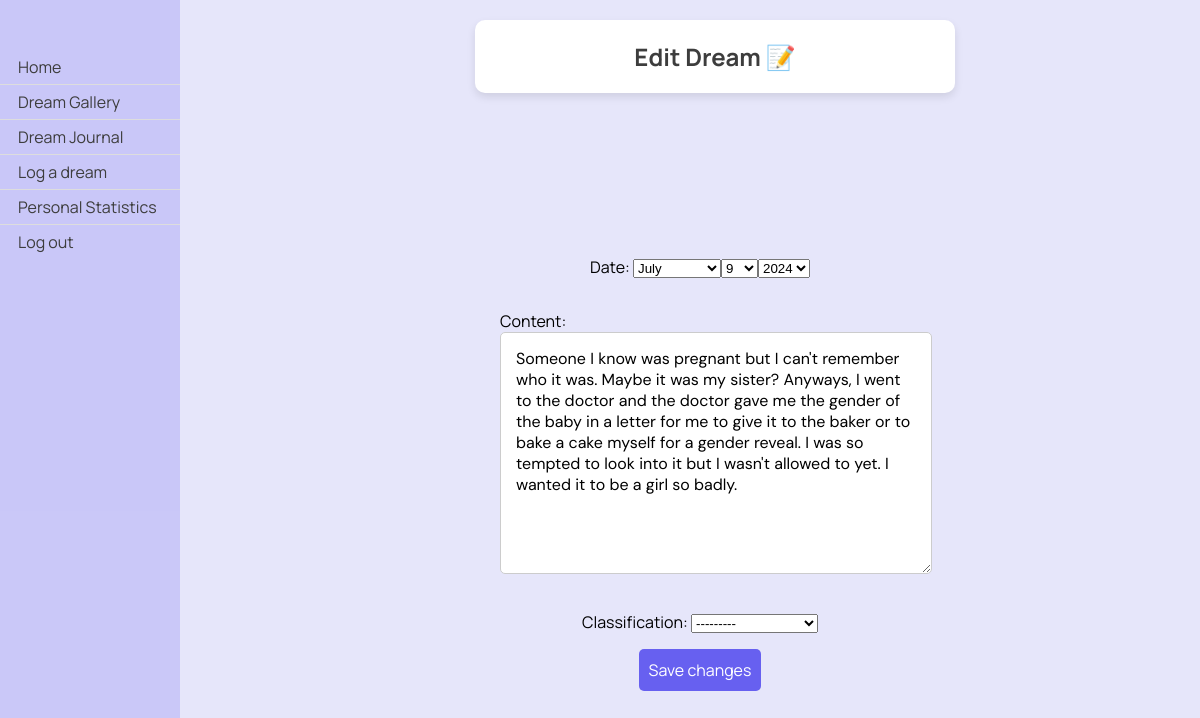
Page /dreams/edit_dream/130/ (signed in) on the earlier database version.
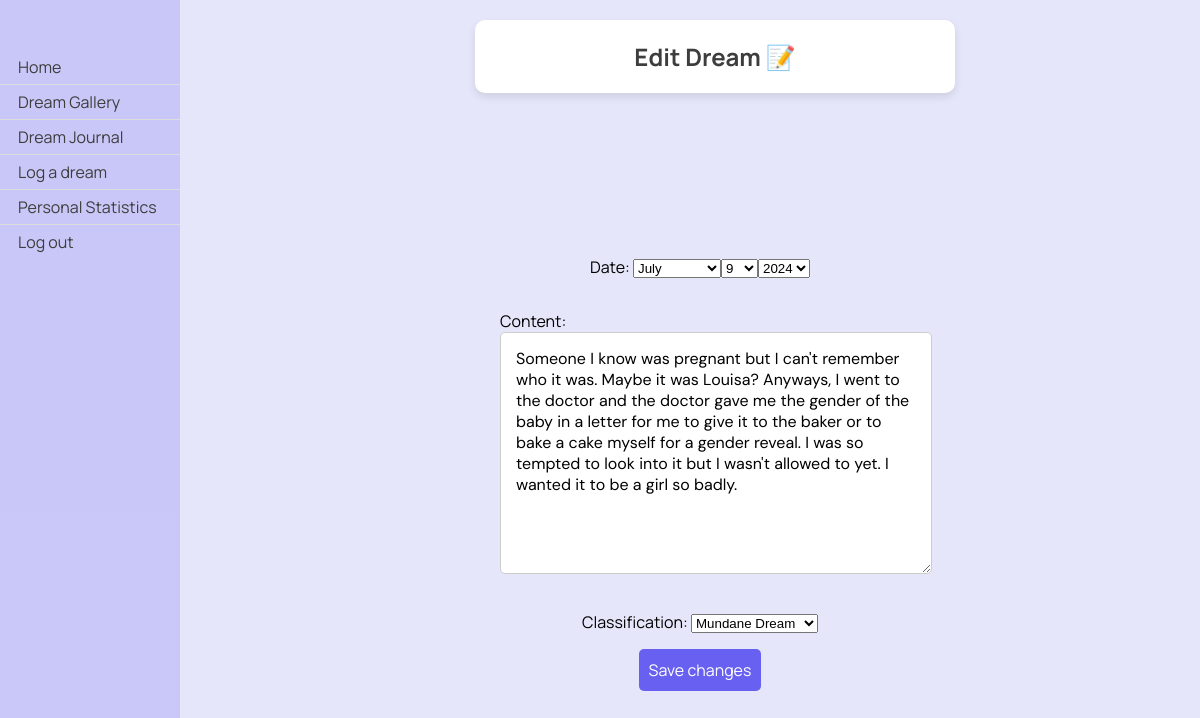
Same page on the later database version.
### dreams/models.py (models this page shows, shortened)
class Dream(models.Model):
    classification_options = [
        ('0', 'Nightmare'),
        ('1', 'Mundane Dream'),
        ('2', 'Lucid Dream'),
        ('3', 'Existential Dream'),
    ]
    user = models.ForeignKey(User, on_delete=models.CASCADE)
    date = models.DateField()
    time = models.TimeField(default=timezone.now)
    content = models.TextField()
    shared = models.BooleanField(default=False)
    anon = models.BooleanField(default=False)
    processed = models.BooleanField(default=False)
    is_favorite = models.BooleanField(default=False)
    keywords = models.JSONField(default=list, blank=True)
    classification = models.CharField(max_length=1, choices=classification_options, blank=True, null=True, default='')
    characters = models.JSONField(default=list, blank=True)
    places = models.JSONField(default=list, blank=True)
    emotion = models.CharField(max_length=20, blank=True)
    emotion_options = ['anger', 'apprehension', 'sadness', 'confusion', 'happiness', '']
    optional_titles = models.JSONField(default=list, blank=True)
    title = models.TextField(blank=True)
    User.add_to_class('is_new', models.BooleanField(default=True))

### dreams/views.py (the view)
# urls.py: path('edit_dream/<int:dream_id>/', views.edit_dream, name='edit_dream'),
@login_required
def edit_dream(request, dream_id):
    dream = get_object_or_404(Dream, id=dream_id)
    dream_bc = dream.content
    if request.method == 'POST':
        form = DreamForm(request.POST, instance=dream)
        if form.is_valid():
            dream_ac = form.cleaned_data['content']
            dream_date = form.cleaned_data['date']
            dream_time = form.cleaned_data.get('time', dream.time)
            if dream_date > date.today():
                form.add_error('date', 'The date cannot be in the future.')
            elif dream_date < date(1970, 1, 1):
                form.add_error('date', 'The date cannot be earlier than 1970.')
            if not form.errors:
                dream.date = dream_date
                dream.time = dream_time
                dream.classification = form.cleaned_data['classification']
                if dream_bc != dream_ac:
                    dream.content = dream_ac
                    dream.add_metadata()  # only generate metadata again if content was changed
                dream.save()
                return redirect('dreams:dream_journal')
    else:
        form = DreamForm(instance=dream)
    return render(request, 'dreams/edit_dream.html', {'form': form})

### dreams/forms.py
class DreamForm(forms.ModelForm):
    current_day = date.today()
    current_year = current_day.year
    date = forms.DateField(label='Date', widget=forms.SelectDateWidget(years=range(1970, current_year+1)), required=False)
    class Meta:
        model = Dream
        fields = ['date', 'content', 'classification']

### dreams/templates/dreams/edit_dream.html (shortened to what this page needs)
{% load static %}
<!DOCTYPE html>
<html lang="en">
<head>
    <link rel="stylesheet" type="text/css" href="{% static 'css/styles.css' %}">
</head>
<body>
    <div class="sidenav">
        <a href="/">Home</a>
        <a href="{% url 'dreams:gallery' %}">Dream Gallery</a>
        <a href="{% url 'dreams:dream_journal' %}">Dream Journal</a>
        <a href="{% url 'dreams:log_dream' %}">Log a dream</a>
        <a href="{% url 'dreams:personal_statistics' %}">Personal Statistics</a>
        <a href="{% url 'logout' %}">Log out</a>
    </div>
    <div class="header">
        <h2>Edit Dream 📝</h2>
    </div>
    <div class="container">
        <form class="form-container" method="post">
            {{ form.as_p }}
            <button type="submit">Save changes</button>
        </form>
    </div>
</body>
</html>

Differences in the rows shown:
changed Dream: content "…was. Maybe it was my sister? Anyways, I went to…" → "…was. Maybe it was Louisa? Anyways, I went to…"; classification "---------" → "Mundane Dream"
